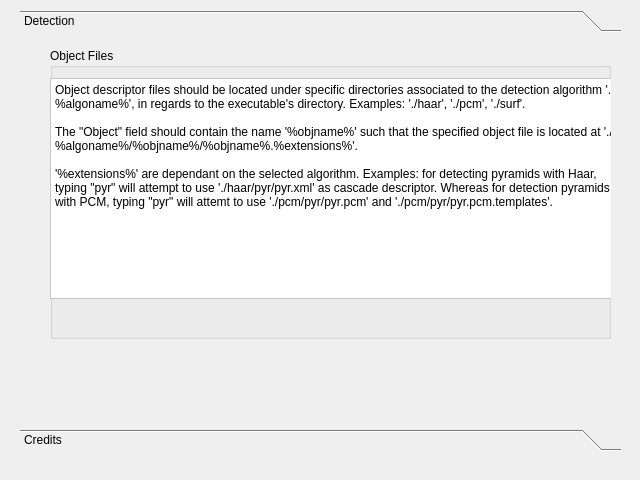
<?xml version="1.0" encoding="UTF-8"?>
<ui version="4.0">
 <class>HelpDetect</class>
 <widget class="QDialog" name="HelpDetect">
  <property name="geometry">
   <rect>
    <x>0</x>
    <y>0</y>
    <width>640</width>
    <height>480</height>
   </rect>
  </property>
  <property name="windowTitle">
   <string>Help</string>
  </property>
  <property name="autoFillBackground">
   <bool>false</bool>
  </property>
  <widget class="QToolBox" name="toolBox">
   <property name="geometry">
    <rect>
     <x>20</x>
     <y>10</y>
     <width>601</width>
     <height>441</height>
    </rect>
   </property>
   <property name="palette">
    <palette>
     <active>
      <colorrole role="Base">
       <brush brushstyle="SolidPattern">
        <color alpha="255">
         <red>255</red>
         <green>255</green>
         <blue>255</blue>
        </color>
       </brush>
      </colorrole>
      <colorrole role="Window">
       <brush brushstyle="SolidPattern">
        <color alpha="255">
         <red>255</red>
         <green>255</green>
         <blue>255</blue>
        </color>
       </brush>
      </colorrole>
     </active>
     <inactive>
      <colorrole role="Base">
       <brush brushstyle="SolidPattern">
        <color alpha="255">
         <red>255</red>
         <green>255</green>
         <blue>255</blue>
        </color>
       </brush>
      </colorrole>
      <colorrole role="Window">
       <brush brushstyle="SolidPattern">
        <color alpha="255">
         <red>255</red>
         <green>255</green>
         <blue>255</blue>
        </color>
       </brush>
      </colorrole>
     </inactive>
     <disabled>
      <colorrole role="Base">
       <brush brushstyle="SolidPattern">
        <color alpha="255">
         <red>255</red>
         <green>255</green>
         <blue>255</blue>
        </color>
       </brush>
      </colorrole>
      <colorrole role="Window">
       <brush brushstyle="SolidPattern">
        <color alpha="255">
         <red>255</red>
         <green>255</green>
         <blue>255</blue>
        </color>
       </brush>
      </colorrole>
     </disabled>
    </palette>
   </property>
   <property name="autoFillBackground">
    <bool>false</bool>
   </property>
   <property name="frameShape">
    <enum>QFrame::NoFrame</enum>
   </property>
   <property name="currentIndex">
    <number>0</number>
   </property>
   <widget class="QWidget" name="page">
    <property name="geometry">
     <rect>
      <x>0</x>
      <y>0</y>
      <width>601</width>
      <height>379</height>
     </rect>
    </property>
    <attribute name="label">
     <string>Detection</string>
    </attribute>
    <widget class="QGroupBox" name="groupBox">
     <property name="geometry">
      <rect>
       <x>30</x>
       <y>10</y>
       <width>561</width>
       <height>291</height>
      </rect>
     </property>
     <property name="title">
      <string>Object Files</string>
     </property>
     <property name="checkable">
      <bool>false</bool>
     </property>
     <widget class="QPlainTextEdit" name="message">
      <property name="geometry">
       <rect>
        <x>0</x>
        <y>30</y>
        <width>571</width>
        <height>221</height>
       </rect>
      </property>
      <property name="plainText">
       <string>Object descriptor files should be located under specific directories associated to the detection algorithm './%algoname%', in regards to the executable's directory. Examples: './haar', './pcm', './surf'.

The &quot;Object&quot; field should contain the name '%objname%' such that the specified object file is located at './%algoname%/%objname%/%objname%.%extensions%'.

'%extensions%' are dependant on the selected algorithm. Examples: for detecting pyramids with Haar, typing &quot;pyr&quot; will attempt to use './haar/pyr/pyr.xml' as cascade descriptor. Whereas for detection pyramids with PCM, typing &quot;pyr&quot; will attemt to use './pcm/pyr/pyr.pcm' and './pcm/pyr/pyr.pcm.templates'.</string>
      </property>
     </widget>
    </widget>
   </widget>
   <widget class="QWidget" name="page_2">
    <property name="geometry">
     <rect>
      <x>0</x>
      <y>0</y>
      <width>601</width>
      <height>379</height>
     </rect>
    </property>
    <attribute name="label">
     <string>Credits</string>
    </attribute>
    <widget class="QPlainTextEdit" name="plainTextEdit">
     <property name="geometry">
      <rect>
       <x>0</x>
       <y>20</y>
       <width>601</width>
       <height>31</height>
      </rect>
     </property>
     <property name="font">
      <font>
       <weight>75</weight>
       <bold>true</bold>
      </font>
     </property>
     <property name="frameShape">
      <enum>QFrame::NoFrame</enum>
     </property>
     <property name="readOnly">
      <bool>true</bool>
     </property>
     <property name="plainText">
      <string>GreyWind's HostApplication - (C) 2014-2015 - INSA Toulouse</string>
     </property>
     <property name="backgroundVisible">
      <bool>false</bool>
     </property>
    </widget>
    <widget class="QPlainTextEdit" name="plainTextEdit_2">
     <property name="geometry">
      <rect>
       <x>0</x>
       <y>50</y>
       <width>601</width>
       <height>31</height>
      </rect>
     </property>
     <property name="frameShape">
      <enum>QFrame::NoFrame</enum>
     </property>
     <property name="frameShadow">
      <enum>QFrame::Sunken</enum>
     </property>
     <property name="readOnly">
      <bool>true</bool>
     </property>
     <property name="plainText">
      <string>by Rémi Balp, Nicolas Combes,  Rami Kerbage, Duc Thanh Nguyen, Serdar Sahin</string>
     </property>
     <property name="backgroundVisible">
      <bool>false</bool>
     </property>
    </widget>
   </widget>
  </widget>
 </widget>
 <resources/>
 <connections/>
</ui>
